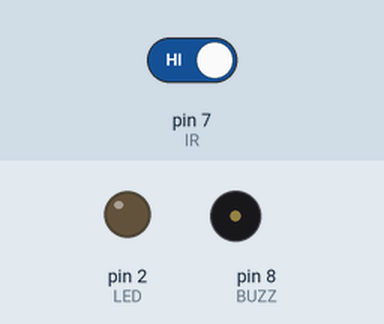
Simulated run of this sketch. Board: Arduino Uno, built with avr-gcc and run on an emulated ATmega328P. Shown: output pins drawn as LEDs (lit = HIGH), buzzer (waves = sounding). Dashed ring = blinking. The inputs (shaded band) are chosen by the test bench; at power-on: pin 7 (IR) HIGH.

Above: at 1.2 s.
1.3 s: pin 7 (IR) driven LOW
At 1.37 s:
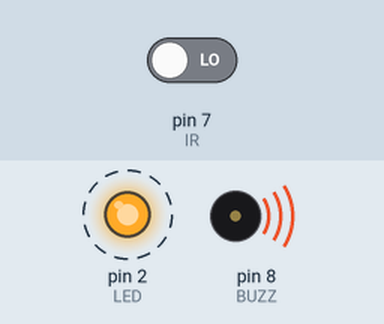
4.3 s: pin 7 (IR) driven HIGH
At 5.1 s:
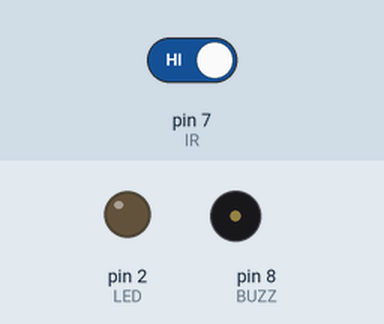
Timing chart, 0 to 7.3 s (numbered marks = the images above; inputs shaded):
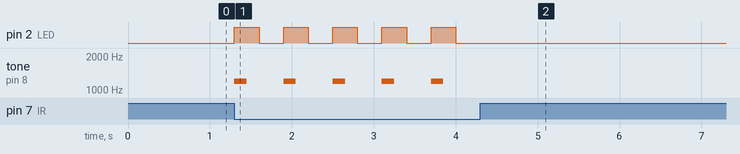

Measured:
- after the input at 1.3 s, pin 2 (LED): alternates HIGH for 0.30 s and LOW for 0.30 s, starting at once; tone on pin 8 (BUZZ): alternates 1200 Hz for 0.15 s and silent for 0.45 s, starting at once
- after the input at 4.3 s, pin 2 (LED): stops changing and stays LOW; tone on pin 8 (BUZZ): stops changing and stays silent

The sketch:

exp29_ir_visitor_object_detector.ino
```cpp
const int IR = 7;     // IR sensor OUT pin connected to D7
const int LED = 2;    // Indicator LED connected to D2
const int BUZZ = 8;   // Buzzer connected to D8

void setup() {
  pinMode(IR, INPUT);
  pinMode(LED, OUTPUT);
  pinMode(BUZZ, OUTPUT);
}

void loop() {
  if (digitalRead(IR) == LOW) {
    digitalWrite(LED, HIGH);    // Object detected: LED ON
    tone(BUZZ, 1200, 150);      // Short 1200 Hz beep for 150 ms
    delay(300);
    digitalWrite(LED, LOW);     // LED OFF
    delay(300);                 // Pause before checking again
  }
}
```
